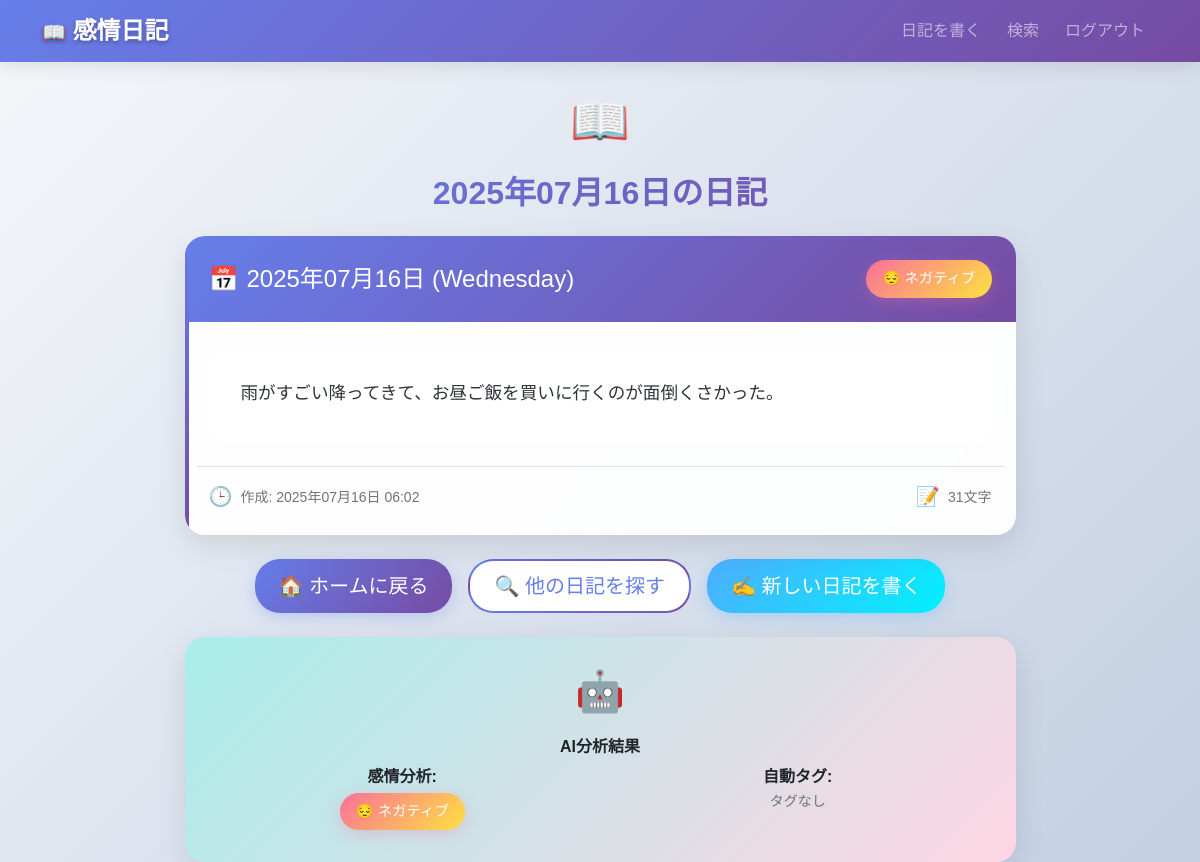
The page /entry/1 (signed in) on the database its author committed.
### app/models.py (models this page shows, shortened)
class DiaryEntry(db.Model):
    id = db.Column(db.Integer, primary_key=True)
    user_id = db.Column(db.Integer, db.ForeignKey('user.id'), nullable=False)
    date = db.Column(db.Date, nullable=False, default=datetime.now)
    content = db.Column(db.Text, nullable=False)
    sentiment = db.Column(db.String(20), nullable=True)
    tags = db.Column(db.String(200), nullable=True)
    created_at = db.Column(db.DateTime, default=datetime.now)

### app/routes.py (the view)
@main.route('/entry/<int:id>')
@login_required
def view_entry(id):
    entry = DiaryEntry.query.filter_by(id=id, user_id=current_user.id).first_or_404()
    return render_template('entry.html', entry=entry)

### app/routes.py (called while the page is built)
@login_manager.user_loader
def load_user(user_id):
    return User.query.get(int(user_id))

### app/templates/entry.html (shortened to what this page needs)
{% extends "base.html" %}
{% block content %}
<div class="row justify-content-center">
    <div class="col-md-9">
        <div class="text-center mb-4">
            <div style="font-size: 3rem; margin-bottom: 1rem;">📖</div>
            <h2 style="background: var(--primary-gradient); -webkit-background-clip: text; -webkit-text-fill-color: transparent; font-weight: 700;">
                {{ entry.date.strftime('%Y年%m月%d日') }}の日記
            </h2>
        </div>
        <div class="card diary-entry mb-4">
            <div class="card-header d-flex justify-content-between align-items-center flex-wrap">
                <div class="d-flex align-items-center">
                    <div style="font-size: 1.5rem; margin-right: 0.5rem;">📅</div>
                    <h4 class="mb-0">{{ entry.date.strftime('%Y年%m月%d日 (%A)') }}</h4>
                </div>
                <span class="sentiment-{{ entry.sentiment.lower() }} mt-2 mt-md-0">
                    {% if entry.sentiment == 'Positive' %}😊 ポジティブ
                    {% elif entry.sentiment == 'Negative' %}😔 ネガティブ
                    {% else %}😐 ニュートラル
                    {% endif %}
                </span>
            </div>
            <div class="card-body p-4">
                <div class="diary-content-full mb-4">
                    <div style="background: rgba(255,255,255,0.7); padding: 2rem; border-radius: 15px; border-left: 4px solid var(--primary-gradient);">
                        <p style="white-space: pre-wrap; line-height: 1.8; font-size: 1.1rem; color: #2d3436; margin: 0;">{{ entry.content }}</p>
                    </div>
                </div>
                <div class="row mt-4 pt-3 border-top">
                    <div class="col-md-6">
                        <div class="d-flex align-items-center text-muted">
                            <div style="font-size: 1.2rem; margin-right: 0.5rem;">🕒</div>
                            <small>作成: {{ entry.created_at.strftime('%Y年%m月%d日 %H:%M') }}</small>
                        </div>
                    </div>
                    <div class="col-md-6 text-md-end">
                        <div class="d-flex align-items-center justify-content-md-end text-muted">
                            <div style="font-size: 1.2rem; margin-right: 0.5rem;">📝</div>
                            <small>{{ entry.content|length }}文字</small>
                        </div>
                    </div>
                </div>
            </div>
        </div>
        <div class="d-flex gap-3 justify-content-center mb-4">
            <a href="{{ url_for('main.index') }}" class="btn btn-primary btn-lg px-4">
                🏠 ホームに戻る
            </a>
            <a href="{{ url_for('main.search') }}" class="btn btn-outline-primary btn-lg px-4">
                🔍 他の日記を探す
            </a>
            <a href="{{ url_for('main.write_diary') }}" class="btn btn-success btn-lg px-4">
                ✍️ 新しい日記を書く
            </a>
        </div>
        <div class="card" style="background: linear-gradient(135deg, #a8edea 0%, #fed6e3 100%);">
            <div class="card-body text-center py-4">
                <div style="font-size: 2.5rem; margin-bottom: 1rem;">🤖</div>
                <h6 class="fw-bold mb-2">AI分析結果</h6>
                <div class="row">
                    <div class="col-md-6">
                        <div class="mb-2">
                            <strong>感情分析:</strong><br>
                            <span class="sentiment-{{ entry.sentiment.lower() }} d-inline-block mt-1">
                                {% if entry.sentiment == 'Positive' %}😊 ポジティブ
                                {% elif entry.sentiment == 'Negative' %}😔 ネガティブ
                                {% else %}😐 ニュートラル
                                {% endif %}
                            </span>
                        </div>
                    </div>
                    <div class="col-md-6">
                        <div class="mb-2">
                            <strong>自動タグ:</strong><br>
                            <small class="text-muted">
                                {% if entry.tags %}
                                    {{ entry.get_tags_list()|length }}個のタグを生成
                                {% else %}
                                    タグなし
                                {% endif %}
                            </small>
                        </div>
                    </div>
                </div>
            </div>
        </div>
    </div>
</div>
{% endblock %}

### app/templates/base.html (style rules this page uses)
:root { --primary-gradient: linear-gradient(135deg, #667eea 0%, #764ba2 100%); --secondary-gradient: linear-gradient(135deg, #f093fb 0%, #f5576c 100%); --success-gradient: linear-gradient(135deg, #4facfe 0%, #00f2fe 100%); --warning-gradient: linear-gradient(135deg, #43e97b 0%, #38f9d7 100%); --danger-gradient: linear-gradient(135deg, #fa709a 0%, #fee140 100%); --dark-gradient: linear-gradient(135deg, #434343 0%, #000000 100%); --card-shadow: 0 10px 30px rgba(0,0,0,0.1); --card-hover-shadow: 0 20px 40px rgba(0,0,0,0.15); }
body { font-family: 'Noto Sans JP', sans-serif; background: linear-gradient(135deg, #f5f7fa 0%, #c3cfe2 100%); min-height: 100vh; }
.card { border: none; border-radius: 20px; box-shadow: var(--card-shadow); transition: all 0.3s ease; background: rgba(255,255,255,0.95); backdrop-filter: blur(10px); overflow: hidden; }
.card-header { background: var(--primary-gradient); color: white; border: none; font-weight: 600; padding: 1.5rem; }
.card-body { padding: 2rem; }
.sentiment-negative { background: var(--danger-gradient); color: white; padding: 8px 16px; border-radius: 25px; font-weight: 500; font-size: 0.9rem; box-shadow: 0 4px 15px rgba(250, 112, 154, 0.3); }
.btn-primary { background: var(--primary-gradient); border: none; border-radius: 25px; padding: 12px 30px; font-weight: 500; transition: all 0.3s ease; box-shadow: 0 4px 15px rgba(102, 126, 234, 0.3); }
.btn-success { background: var(--success-gradient); border: none; border-radius: 25px; padding: 12px 30px; font-weight: 500; transition: all 0.3s ease; box-shadow: 0 4px 15px rgba(79, 172, 254, 0.3); }
.btn-outline-primary { border: 2px solid transparent; background: linear-gradient(white, white), var(--primary-gradient); background-clip: padding-box, border-box; color: #667eea; border-radius: 25px; padding: 10px 25px; font-weight: 500; transition: all 0.3s ease; }
.card { animation: fadeInUp 0.6s ease-out; }
.diary-entry { position: relative; overflow: hidden; }
.diary-entry::before { content: ''; position: absolute; top: 0; left: 0; width: 4px; height: 100%; background: var(--primary-gradient); }

### app/templates/entry.html (style rules this page uses)
.diary-content-full { animation: fadeInUp 0.8s ease-out; }

### rows shown on the page
DiaryEntry: date "2025年07月16日", date "2025年07月16日 (Wednesday)", content "雨がすごい降ってきて、お昼ご飯を買いに行くのが面倒くさかった。", created_at "2025年07月16日 06:02"

### other values the page prints
{{ entry.content|length }} "31"
